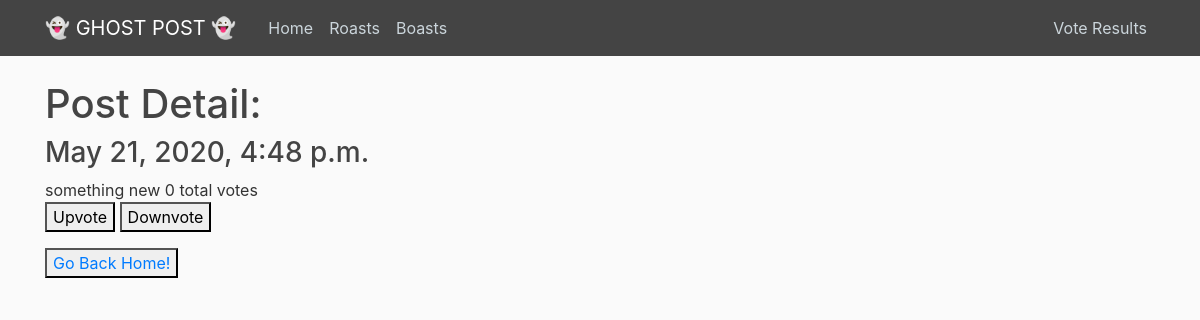
/post_view/1/, run on an earlier commit of the app's database.
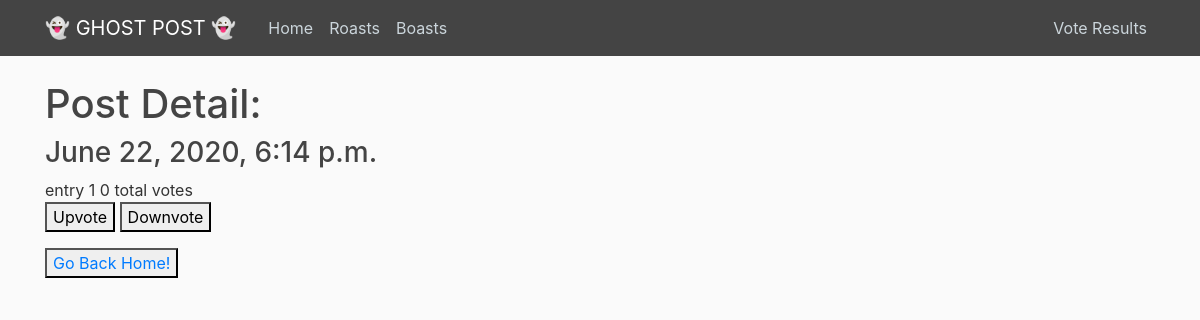
And on a later commit of the database.
### posts/models.py (models this page shows, shortened)
class GhostPost(models.Model):
    post          = models.CharField(max_length=250)
    time_post     = models.DateTimeField(default=now)
    total_both    = models.IntegerField(default=0)
    is_boast      = models.BooleanField(default=False)
    up_votes      = models.IntegerField(default=0)
    down_votes    = models.IntegerField(default=0)

### posts/views.py (the view)
# urls.py: path('post_view/<int:id>/', views.post_view, name="post_view"),
def post_view(req, id):
    data = GhostPost.objects.get(id=id)
    return render(req, 'post_view.html', {'data': data})

### posts/templates/post_view.html
{% extends 'base.html' %}
{% block content %}
<h1>Post Detail:</h1>
<h3>{{data.time_post}}</h3>
{{data.post}}
{{data.total_both}} total votes
<p>
<a href='/up_vote/{{data.id}}'><button>Upvote</button></a>
<a href='/down_vote/{{data.id}}'><button>Downvote</button></a>
</p>
<button><a href='/'>Go Back Home!</a></button>
{% endblock content %}

What changed in the data, as far as the page shows it:
changed GhostPost: time_post "May 21, 2020, 4:48 p.m." → "June 22, 2020, 6:14 p.m."; post "something new" → "entry 1"
